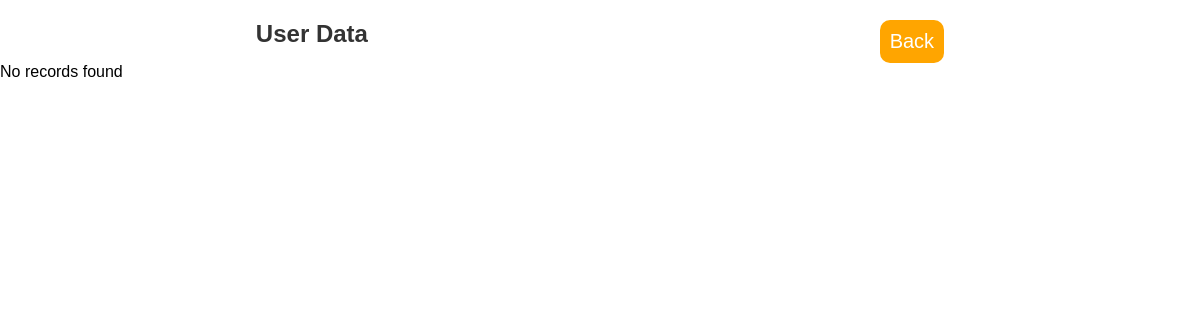
Page /admin/feedback-d.php on the earlier database version.
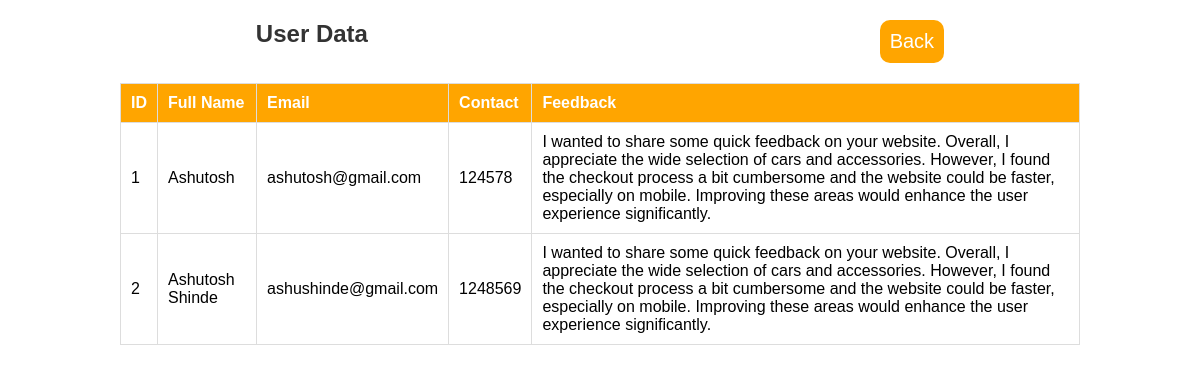
Same page on the later database version.
### tables this page shows
CREATE TABLE `feedback` (
  `ID` int(11) NOT NULL,
  `Full Name` varchar(50) NOT NULL,
  `Email` varchar(50) NOT NULL,
  `Contact` int(12) NOT NULL,
  `Feedback` text NOT NULL
);

### admin/feedback-d.php (the view, shortened to what this page needs)
<link rel="stylesheet" href="admin.css">
<section>
   <div>
      <h2>User Data</h2>
      <a href="admin.php" class="form-btn">Back</a>
   </div>
   <?php
   include '../connect.php';
   $query = "SELECT * FROM feedback";
   $result = mysqli_query($conn, $query);
   if (mysqli_num_rows($result) > 0) {
      echo "<table border='1'>
        <tr>
            <th>ID</th>
            <th>Full Name</th>
            <th>Email</th>
            <th>Contact</th>
            <th>Feedback</th>
        </tr>";
      while ($row = mysqli_fetch_assoc($result)) {
         echo "<tr>
            <td>{$row['ID']}</td>
            <td>{$row['Full Name']}</td>
            <td>{$row['Email']}</td>
            <td>{$row['Contact']}</td>
            <td>{$row['Feedback']}</td>
        </tr>";
      }
      echo "</table>";
   } else {
      echo "No records found";
   }
   ?>
</section>

Differences in the rows shown:
added feedback: ID "1", Full Name "Ashutosh", Email "ashutosh@gmail.com", Contact "124578", Feedback "I wanted to share some quick feedback on your website. Overall, I appreciate the wide selection of cars and accessories. However, I found the checkout process a bit cumbersome and the website could be faster, especially on mobile. Improving these areas would enhance the user experience significantly."
added feedback: ID "2", Full Name "Ashutosh Shinde", Email "ashushinde@gmail.com", Contact "1248569", Feedback "I wanted to share some quick feedback on your website. Overall, I appreciate the wide selection of cars and accessories. However, I found the checkout process a bit cumbersome and the website could be faster, especially on mobile. Improving these areas would enhance the user experience significantly."
Other differences:
text no longer shown: "No records found"
text now shown: "ID Full Name Email Contact Feedback"
